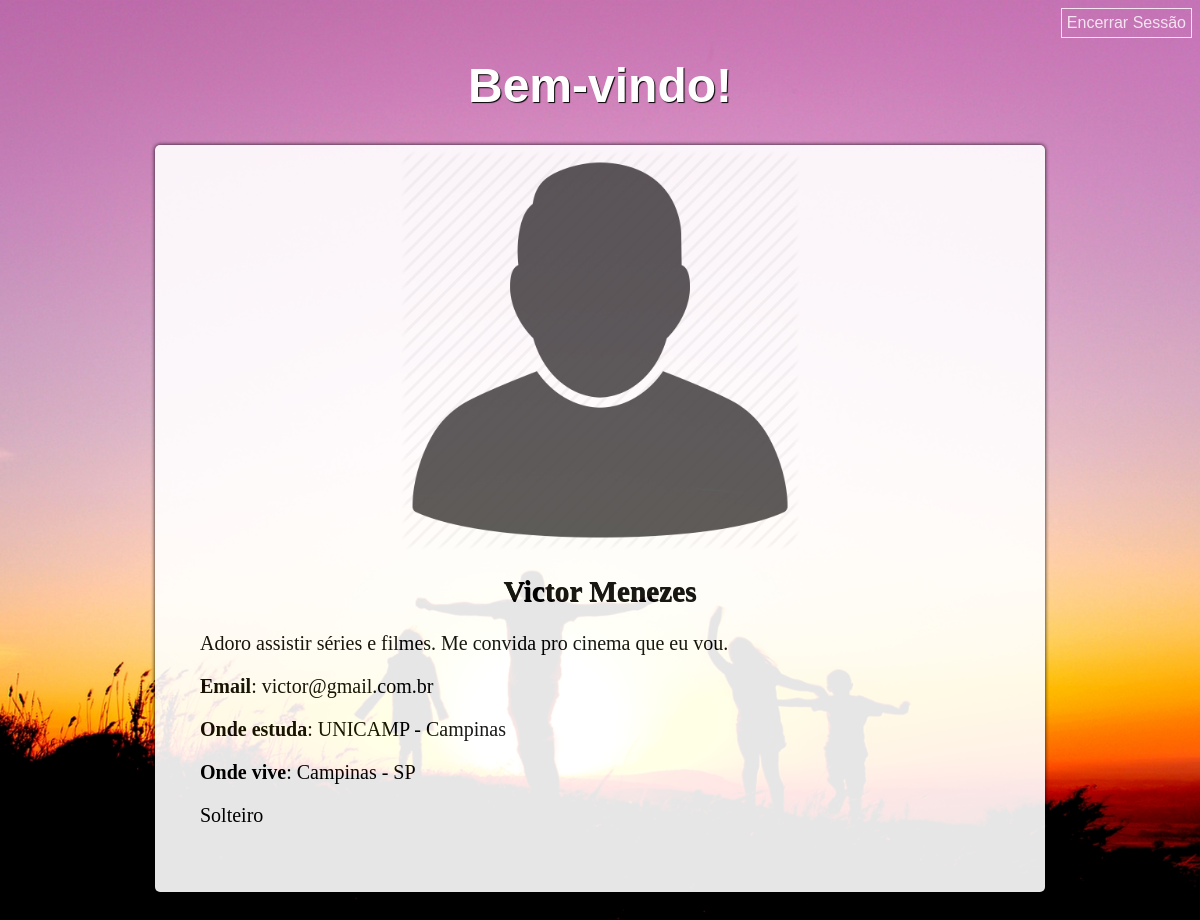
The page /perfil.php (signed in) on the database its author committed.
### tables this page shows
create table usuario(
id_usuario int(20) not null auto_increment,
nome varchar(50) not null,
email varchar(50) not null,
senha varchar(30) not null,
img varchar(200) default 'src/profile_pic.png',
descricao varchar(500),
nome_escola varchar(50),
local_escola varchar(50),
local_casa varchar(50),
relacao varchar(30),
primary key (id_usuario)
) default charset=utf8;

### BancoDeDados.php (called while the page is built, shortened)
<?php
class BancoDeDados {
    public function conectar(){
        try
        {
            return ($PDO = new PDO('mysql:host='.MYSQL_HOST.';dbname='.MYSQL_DB_NAME, MYSQL_USER, MYSQL_PASSWORD));
        }
        catch (PDOException $e)
        {
            echo "<p>Erro ao conectar-se com o Banco de Dados: ". $e->getMessage()."</p>";
        }
    }
	public function carregarDados($id_usuario){
		$PDO = $this->conectar();
		$PDO->exec("set names utf8");
		$sql = "SELECT * FROM usuario WHERE id_usuario=:id;";
		$stmt = $PDO->prepare($sql);
		$stmt->bindParam(':id', $id_usuario);
		$result = $stmt->execute();
		$user = $stmt->fetch(PDO::FETCH_OBJ);
		return $user;
	}
}

### Perfil.php (the view, shortened to what this page needs)
<!DOCTYPE html>
<html>
    <head>
        <link rel="stylesheet" href="src/estilo.css"/>
    </head>
    <body>
        <?php
			require_once 'BancoDeDados.php';
			if (isset($_SESSION['uid'])){
				echo "<a href='logout.php' class='logout'>Encerrar Sessão</a><br/>";
				echo "<h1>Bem-vindo!</h1>";
				$bd = new BancoDeDados;
				$dados = $bd->carregarDados($_SESSION['uid']);
				echo "<div class='perfil'>";
				echo "<img src='{$dados->img}'></img>";
				echo "<h2>{$dados->nome}</h2>";
				echo "<p>{$dados->descricao}</p>";
				echo "<p><b>Email</b>: {$dados->email}</p>";
				echo "<p><b>Onde estuda</b>: {$dados->nome_escola} - {$dados->local_escola}</p>";
				echo "<p><b>Onde vive</b>: {$dados->local_casa}</p>";
				echo "<p>{$dados->relacao}</p>";
				echo "</div>";
			} else{
				echo "<h1>Você não está logado!</h1>";
				echo "<p>Volte a página inicial</p>";
				header( "refresh:3;url=index.php" );
				echo '<p>Você será redirecionado em 3s. Caso não tenha sido redirecionado, clique <a href="index.php">aqui</a>.';
			}
		?>
    </body>
</html>

### src/estilo.css (style rules this page uses)
body { background: url("wallpaper.jpg") no-repeat top center fixed; background-size: cover; font-family: "Arial", sans-serif; }
h1 { text-align: center; color: #FFFFFF; font-size: 36pt; text-shadow: 1px 1px 1px #000000; }
h2 { text-align: center; color: #000000; font-size: 22pt; text-shadow: 0.5px 0.5px 0.5px #000000; }
p { text-align: center; color: #FFFFFF; font-size: 15pt; }
.logout { float: right; border: 1px solid white; padding: 5px; text-align:right; color: white; text-decoration: none; opacity: 0.8; }
a { color: darkorange; }
.perfil { font-family: Myriad Pro; width: 880px; position: relative; background: #FFFFFF; opacity: 0.9; max-width: 800px; margin: 0 auto 100px; padding: 5px 45px 45px; text-align: justify; box-shadow: 0px 0px 4px black; border-radius: 5px; transition: 0.5s; }
.perfil p { color: black; text-align: justify; }
.perfil h2 { color: black; }
.perfil img { width: 400px; height: 400x; display: block; margin: 0 auto; }

### rows shown on the page
usuario: img (picture), nome "Victor Menezes", descricao "Adoro assistir séries e filmes. Me convida pro cinema que eu vou.", email "victor@gmail.com.br", nome_escola "UNICAMP", local_escola "Campinas", local_casa "Campinas - SP", relacao "Solteiro"
